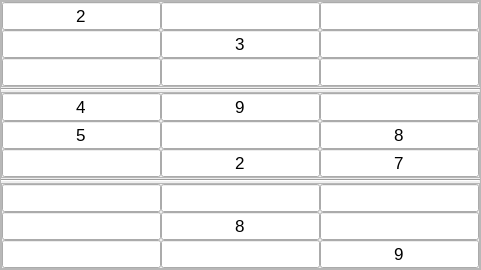
           <widget class="QFrame" name="middleRect">
            <property name="sizePolicy">
             <sizepolicy hsizetype="Preferred" vsizetype="Preferred">
              <horstretch>1</horstretch>
              <verstretch>0</verstretch>
             </sizepolicy>
            </property>
            <property name="minimumSize">
             <size>
              <width>140</width>
              <height>0</height>
             </size>
            </property>
            <property name="frameShape">
             <enum>QFrame::Shape::StyledPanel</enum>
            </property>
            <property name="frameShadow">
             <enum>QFrame::Shadow::Raised</enum>
            </property>
            <layout class="QVBoxLayout" name="verticalLayout_2">
             <property name="spacing">
              <number>1</number>
             </property>
             <property name="leftMargin">
              <number>0</number>
             </property>
             <property name="topMargin">
              <number>0</number>
             </property>
             <property name="rightMargin">
              <number>0</number>
             </property>
             <property name="bottomMargin">
              <number>0</number>
             </property>
             <item>
              <widget class="QFrame" name="boxB">
               <property name="frameShape">
                <enum>QFrame::Shape::StyledPanel</enum>
               </property>
               <property name="frameShadow">
                <enum>QFrame::Shadow::Raised</enum>
               </property>
               <layout class="QGridLayout" name="gridLayout_2">
                <property name="leftMargin">
                 <number>0</number>
                </property>
                <property name="topMargin">
                 <number>0</number>
                </property>
                <property name="rightMargin">
                 <number>0</number>
                </property>
                <property name="bottomMargin">
                 <number>0</number>
                </property>
                <property name="spacing">
                 <number>0</number>
                </property>
                <item row="0" column="0">
                 <widget class="QLineEdit" name="_03">
                  <property name="sizePolicy">
                   <sizepolicy hsizetype="Preferred" vsizetype="Preferred">
                    <horstretch>0</horstretch>
                    <verstretch>0</verstretch>
                   </sizepolicy>
                  </property>
                  <property name="font">
                   <font>
                    <pointsize>13</pointsize>
                   </font>
                  </property>
                  <property name="cursor">
                   <cursorShape>ArrowCursor</cursorShape>
                  </property>
                  <property name="text">
                   <string>2</string>
                  </property>
                  <property name="alignment">
                   <set>Qt::AlignmentFlag::AlignCenter</set>
                  </property>
                 </widget>
                </item>
                <item row="0" column="1">
                 <widget class="QLineEdit" name="_04">
                  <property name="sizePolicy">
                   <sizepolicy hsizetype="Preferred" vsizetype="Preferred">
                    <horstretch>0</horstretch>
                    <verstretch>0</verstretch>
                   </sizepolicy>
                  </property>
                  <property name="font">
                   <font>
                    <pointsize>13</pointsize>
                   </font>
                  </property>
                  <property name="cursor">
                   <cursorShape>ArrowCursor</cursorShape>
                  </property>
                  <property name="text">
                   <string/>
                  </property>
                  <property name="alignment">
                   <set>Qt::AlignmentFlag::AlignCenter</set>
                  </property>
                 </widget>
                </item>
                <item row="0" column="2">
                 <widget class="QLineEdit" name="_05">
                  <property name="sizePolicy">
                   <sizepolicy hsizetype="Preferred" vsizetype="Preferred">
                    <horstretch>0</horstretch>
                    <verstretch>0</verstretch>
                   </sizepolicy>
                  </property>
                  <property name="font">
                   <font>
                    <pointsize>13</pointsize>
                   </font>
                  </property>
                  <property name="cursor">
                   <cursorShape>ArrowCursor</cursorShape>
                  </property>
                  <property name="text">
                   <string/>
                  </property>
                  <property name="alignment">
                   <set>Qt::AlignmentFlag::AlignCenter</set>
                  </property>
                 </widget>
                </item>
                <item row="1" column="0">
                 <widget class="QLineEdit" name="_13">
                  <property name="sizePolicy">
                   <sizepolicy hsizetype="Preferred" vsizetype="Preferred">
                    <horstretch>0</horstretch>
                    <verstretch>0</verstretch>
                   </sizepolicy>
                  </property>
                  <property name="font">
                   <font>
                    <pointsize>13</pointsize>
                   </font>
                  </property>
                  <property name="cursor">
                   <cursorShape>ArrowCursor</cursorShape>
                  </property>
                  <property name="text">
                   <string/>
                  </property>
                  <property name="alignment">
                   <set>Qt::AlignmentFlag::AlignCenter</set>
                  </property>
                 </widget>
                </item>
                <item row="1" column="1">
                 <widget class="QLineEdit" name="_14">
                  <property name="sizePolicy">
                   <sizepolicy hsizetype="Preferred" vsizetype="Preferred">
                    <horstretch>0</horstretch>
                    <verstretch>0</verstretch>
                   </sizepolicy>
                  </property>
                  <property name="font">
                   <font>
                    <pointsize>13</pointsize>
                   </font>
                  </property>
                  <property name="cursor">
                   <cursorShape>ArrowCursor</cursorShape>
                  </property>
                  <property name="text">
                   <string>3</string>
                  </property>
                  <property name="alignment">
                   <set>Qt::AlignmentFlag::AlignCenter</set>
                  </property>
                 </widget>
                </item>
                <item row="1" column="2">
                 <widget class="QLineEdit" name="_15">
                  <property name="sizePolicy">
                   <sizepolicy hsizetype="Preferred" vsizetype="Preferred">
                    <horstretch>0</horstretch>
                    <verstretch>0</verstretch>
                   </sizepolicy>
                  </property>
                  <property name="font">
                   <font>
                    <pointsize>13</pointsize>
                   </font>
                  </property>
                  <property name="cursor">
                   <cursorShape>ArrowCursor</cursorShape>
                  </property>
                  <property name="text">
                   <string/>
                  </property>
                  <property name="alignment">
                   <set>Qt::AlignmentFlag::AlignCenter</set>
                  </property>
                 </widget>
                </item>
                <item row="2" column="0">
                 <widget class="QLineEdit" name="_23">
                  <property name="sizePolicy">
                   <sizepolicy hsizetype="Preferred" vsizetype="Preferred">
                    <horstretch>0</horstretch>
                    <verstretch>0</verstretch>
                   </sizepolicy>
                  </property>
                  <property name="font">
                   <font>
                    <pointsize>13</pointsize>
                   </font>
                  </property>
                  <property name="cursor">
                   <cursorShape>ArrowCursor</cursorShape>
                  </property>
                  <property name="text">
                   <string/>
                  </property>
                  <property name="alignment">
                   <set>Qt::AlignmentFlag::AlignCenter</set>
                  </property>
                 </widget>
                </item>
                <item row="2" column="1">
                 <widget class="QLineEdit" name="_24">
                  <property name="sizePolicy">
                   <sizepolicy hsizetype="Preferred" vsizetype="Preferred">
                    <horstretch>0</horstretch>
                    <verstretch>0</verstretch>
                   </sizepolicy>
                  </property>
                  <property name="font">
                   <font>
                    <pointsize>13</pointsize>
                   </font>
                  </property>
                  <property name="cursor">
                   <cursorShape>ArrowCursor</cursorShape>
                  </property>
                  <property name="text">
                   <string/>
                  </property>
                  <property name="alignment">
                   <set>Qt::AlignmentFlag::AlignCenter</set>
                  </property>
                 </widget>
                </item>
                <item row="2" column="2">
                 <widget class="QLineEdit" name="_25">
                  <property name="sizePolicy">
                   <sizepolicy hsizetype="Preferred" vsizetype="Preferred">
                    <horstretch>0</horstretch>
                    <verstretch>0</verstretch>
                   </sizepolicy>
                  </property>
                  <property name="font">
                   <font>
                    <pointsize>13</pointsize>
                   </font>
                  </property>
                  <property name="cursor">
                   <cursorShape>ArrowCursor</cursorShape>
                  </property>
                  <property name="text">
                   <string/>
                  </property>
                  <property name="alignment">
                   <set>Qt::AlignmentFlag::AlignCenter</set>
                  </property>
                 </widget>
                </item>
               </layout>
              </widget>
             </item>
             <item>
              <widget class="Line" name="line_3">
               <property name="sizePolicy">
                <sizepolicy hsizetype="MinimumExpanding" vsizetype="Fixed">
                 <horstretch>0</horstretch>
                 <verstretch>0</verstretch>
                </sizepolicy>
               </property>
               <property name="orientation">
                <enum>Qt::Orientation::Horizontal</enum>
               </property>
              </widget>
             </item>
             <item>
              <widget class="QFrame" name="boxE">
               <property name="frameShape">
                <enum>QFrame::Shape::StyledPanel</enum>
               </property>
               <property name="frameShadow">
                <enum>QFrame::Shadow::Raised</enum>
               </property>
               <layout class="QGridLayout" name="gridLayout_5">
                <property name="leftMargin">
                 <number>0</number>
                </property>
                <property name="topMargin">
                 <number>0</number>
                </property>
                <property name="rightMargin">
                 <number>0</number>
                </property>
                <property name="bottomMargin">
                 <number>0</number>
                </property>
                <property name="spacing">
                 <number>0</number>
                </property>
                <item row="0" column="0">
                 <widget class="QLineEdit" name="_33">
                  <property name="sizePolicy">
                   <sizepolicy hsizetype="Preferred" vsizetype="Preferred">
                    <horstretch>0</horstretch>
                    <verstretch>0</verstretch>
                   </sizepolicy>
                  </property>
                  <property name="font">
                   <font>
                    <pointsize>13</pointsize>
                   </font>
                  </property>
                  <property name="cursor">
                   <cursorShape>ArrowCursor</cursorShape>
                  </property>
                  <property name="text">
                   <string>4</string>
                  </property>
                  <property name="alignment">
                   <set>Qt::AlignmentFlag::AlignCenter</set>
                  </property>
                 </widget>
                </item>
                <item row="0" column="1">
                 <widget class="QLineEdit" name="_34">
                  <property name="sizePolicy">
                   <sizepolicy hsizetype="Preferred" vsizetype="Preferred">
                    <horstretch>0</horstretch>
                    <verstretch>0</verstretch>
                   </sizepolicy>
                  </property>
                  <property name="font">
                   <font>
                    <pointsize>13</pointsize>
                   </font>
                  </property>
                  <property name="cursor">
                   <cursorShape>ArrowCursor</cursorShape>
                  </property>
                  <property name="text">
                   <string>9</string>
                  </property>
                  <property name="alignment">
                   <set>Qt::AlignmentFlag::AlignCenter</set>
                  </property>
                 </widget>
                </item>
                <item row="0" column="2">
                 <widget class="QLineEdit" name="_35">
                  <property name="sizePolicy">
                   <sizepolicy hsizetype="Preferred" vsizetype="Preferred">
                    <horstretch>0</horstretch>
                    <verstretch>0</verstretch>
                   </sizepolicy>
                  </property>
                  <property name="font">
                   <font>
                    <pointsize>13</pointsize>
                   </font>
                  </property>
                  <property name="cursor">
                   <cursorShape>ArrowCursor</cursorShape>
                  </property>
                  <property name="text">
                   <string/>
                  </property>
                  <property name="alignment">
                   <set>Qt::AlignmentFlag::AlignCenter</set>
                  </property>
                 </widget>
                </item>
                <item row="1" column="0">
                 <widget class="QLineEdit" name="_43">
                  <property name="sizePolicy">
                   <sizepolicy hsizetype="Preferred" vsizetype="Preferred">
                    <horstretch>0</horstretch>
                    <verstretch>0</verstretch>
                   </sizepolicy>
                  </property>
                  <property name="font">
                   <font>
                    <pointsize>13</pointsize>
                   </font>
                  </property>
                  <property name="cursor">
                   <cursorShape>ArrowCursor</cursorShape>
                  </property>
                  <property name="text">
                   <string>5</string>
                  </property>
                  <property name="alignment">
                   <set>Qt::AlignmentFlag::AlignCenter</set>
                  </property>
                 </widget>
                </item>
                <item row="1" column="1">
                 <widget class="QLineEdit" name="_44">
                  <property name="sizePolicy">
                   <sizepolicy hsizetype="Preferred" vsizetype="Preferred">
                    <horstretch>0</horstretch>
                    <verstretch>0</verstretch>
                   </sizepolicy>
                  </property>
                  <property name="font">
                   <font>
                    <pointsize>13</pointsize>
                   </font>
                  </property>
                  <property name="cursor">
                   <cursorShape>ArrowCursor</cursorShape>
                  </property>
                  <property name="text">
                   <string/>
                  </property>
                  <property name="alignment">
                   <set>Qt::AlignmentFlag::AlignCenter</set>
                  </property>
                 </widget>
                </item>
                <item row="1" column="2">
                 <widget class="QLineEdit" name="_45">
                  <property name="sizePolicy">
                   <sizepolicy hsizetype="Preferred" vsizetype="Preferred">
                    <horstretch>0</horstretch>
                    <verstretch>0</verstretch>
                   </sizepolicy>
                  </property>
                  <property name="font">
                   <font>
                    <pointsize>13</pointsize>
                   </font>
                  </property>
                  <property name="cursor">
                   <cursorShape>ArrowCursor</cursorShape>
                  </property>
                  <property name="text">
                   <string>8</string>
                  </property>
                  <property name="alignment">
                   <set>Qt::AlignmentFlag::AlignCenter</set>
                  </property>
                 </widget>
                </item>
                <item row="2" column="0">
                 <widget class="QLineEdit" name="_53">
                  <property name="sizePolicy">
                   <sizepolicy hsizetype="Preferred" vsizetype="Preferred">
                    <horstretch>0</horstretch>
                    <verstretch>0</verstretch>
                   </sizepolicy>
                  </property>
                  <property name="font">
                   <font>
                    <pointsize>13</pointsize>
                   </font>
                  </property>
                  <property name="cursor">
                   <cursorShape>ArrowCursor</cursorShape>
                  </property>
                  <property name="text">
                   <string/>
                  </property>
                  <property name="alignment">
                   <set>Qt::AlignmentFlag::AlignCenter</set>
                  </property>
                 </widget>
                </item>
                <item row="2" column="1">
                 <widget class="QLineEdit" name="_54">
                  <property name="sizePolicy">
                   <sizepolicy hsizetype="Preferred" vsizetype="Preferred">
                    <horstretch>0</horstretch>
                    <verstretch>0</verstretch>
                   </sizepolicy>
                  </property>
                  <property name="font">
                   <font>
                    <pointsize>13</pointsize>
                   </font>
                  </property>
                  <property name="cursor">
                   <cursorShape>ArrowCursor</cursorShape>
                  </property>
                  <property name="text">
                   <string>2</string>
                  </property>
                  <property name="alignment">
                   <set>Qt::AlignmentFlag::AlignCenter</set>
                  </property>
                 </widget>
                </item>
                <item row="2" column="2">
                 <widget class="QLineEdit" name="_55">
                  <property name="sizePolicy">
                   <sizepolicy hsizetype="Preferred" vsizetype="Preferred">
                    <horstretch>0</horstretch>
                    <verstretch>0</verstretch>
                   </sizepolicy>
                  </property>
                  <property name="font">
                   <font>
                    <pointsize>13</pointsize>
                   </font>
                  </property>
                  <property name="cursor">
                   <cursorShape>ArrowCursor</cursorShape>
                  </property>
                  <property name="text">
                   <string>7</string>
                  </property>
                  <property name="alignment">
                   <set>Qt::AlignmentFlag::AlignCenter</set>
                  </property>
                 </widget>
                </item>
               </layout>
              </widget>
             </item>
             <item>
              <widget class="Line" name="line_4">
               <property name="sizePolicy">
                <sizepolicy hsizetype="Expanding" vsizetype="Fixed">
                 <horstretch>0</horstretch>
                 <verstretch>0</verstretch>
                </sizepolicy>
               </property>
               <property name="orientation">
                <enum>Qt::Orientation::Horizontal</enum>
               </property>
              </widget>
             </item>
             <item>
              <widget class="QFrame" name="boxH">
               <property name="frameShape">
                <enum>QFrame::Shape::StyledPanel</enum>
               </property>
               <property name="frameShadow">
                <enum>QFrame::Shadow::Raised</enum>
               </property>
               <layout class="QGridLayout" name="gridLayout_8">
                <property name="leftMargin">
                 <number>0</number>
                </property>
                <property name="topMargin">
                 <number>0</number>
                </property>
                <property name="rightMargin">
                 <number>0</number>
                </property>
                <property name="bottomMargin">
                 <number>0</number>
                </property>
                <property name="spacing">
                 <number>0</number>
                </property>
                <item row="0" column="0">
                 <widget class="QLineEdit" name="_63">
                  <property name="sizePolicy">
                   <sizepolicy hsizetype="Preferred" vsizetype="Preferred">
                    <horstretch>0</horstretch>
                    <verstretch>0</verstretch>
                   </sizepolicy>
                  </property>
                  <property name="font">
                   <font>
                    <pointsize>13</pointsize>
                   </font>
                  </property>
                  <property name="cursor">
                   <cursorShape>ArrowCursor</cursorShape>
                  </property>
                  <property name="text">
                   <string/>
                  </property>
                  <property name="alignment">
                   <set>Qt::AlignmentFlag::AlignCenter</set>
                  </property>
                 </widget>
                </item>
                <item row="0" column="1">
                 <widget class="QLineEdit" name="_64">
                  <property name="sizePolicy">
                   <sizepolicy hsizetype="Preferred" vsizetype="Preferred">
                    <horstretch>0</horstretch>
                    <verstretch>0</verstretch>
                   </sizepolicy>
                  </property>
                  <property name="font">
                   <font>
                    <pointsize>13</pointsize>
                   </font>
                  </property>
                  <property name="cursor">
                   <cursorShape>ArrowCursor</cursorShape>
                  </property>
                  <property name="text">
                   <string/>
                  </property>
                  <property name="alignment">
                   <set>Qt::AlignmentFlag::AlignCenter</set>
                  </property>
                 </widget>
                </item>
                <item row="0" column="2">
                 <widget class="QLineEdit" name="_65">
                  <property name="sizePolicy">
                   <sizepolicy hsizetype="Preferred" vsizetype="Preferred">
                    <horstretch>0</horstretch>
                    <verstretch>0</verstretch>
                   </sizepolicy>
                  </property>
                  <property name="font">
                   <font>
                    <pointsize>13</pointsize>
                   </font>
                  </property>
                  <property name="cursor">
                   <cursorShape>ArrowCursor</cursorShape>
                  </property>
                  <property name="text">
                   <string/>
                  </property>
                  <property name="alignment">
                   <set>Qt::AlignmentFlag::AlignCenter</set>
                  </property>
                 </widget>
                </item>
                <item row="1" column="0">
                 <widget class="QLineEdit" name="_73">
                  <property name="sizePolicy">
                   <sizepolicy hsizetype="Preferred" vsizetype="Preferred">
                    <horstretch>0</horstretch>
                    <verstretch>0</verstretch>
                   </sizepolicy>
                  </property>
                  <property name="font">
                   <font>
                    <pointsize>13</pointsize>
                   </font>
                  </property>
                  <property name="cursor">
                   <cursorShape>ArrowCursor</cursorShape>
                  </property>
                  <property name="text">
                   <string/>
                  </property>
                  <property name="alignment">
                   <set>Qt::AlignmentFlag::AlignCenter</set>
                  </property>
                 </widget>
                </item>
                <item row="1" column="1">
                 <widget class="QLineEdit" name="_74">
                  <property name="sizePolicy">
                   <sizepolicy hsizetype="Preferred" vsizetype="Preferred">
                    <horstretch>0</horstretch>
                    <verstretch>0</verstretch>
                   </sizepolicy>
                  </property>
                  <property name="font">
                   <font>
                    <pointsize>13</pointsize>
                   </font>
                  </property>
                  <property name="cursor">
                   <cursorShape>ArrowCursor</cursorShape>
                  </property>
                  <property name="text">
                   <string>8</string>
                  </property>
                  <property name="alignment">
                   <set>Qt::AlignmentFlag::AlignCenter</set>
                  </property>
                 </widget>
                </item>
                <item row="1" column="2">
                 <widget class="QLineEdit" name="_75">
                  <property name="sizePolicy">
                   <sizepolicy hsizetype="Preferred" vsizetype="Preferred">
                    <horstretch>0</horstretch>
                    <verstretch>0</verstretch>
                   </sizepolicy>
                  </property>
                  <property name="font">
                   <font>
                    <pointsize>13</pointsize>
                   </font>
                  </property>
                  <property name="cursor">
                   <cursorShape>ArrowCursor</cursorShape>
                  </property>
                  <property name="text">
                   <string/>
                  </property>
                  <property name="alignment">
                   <set>Qt::AlignmentFlag::AlignCenter</set>
                  </property>
                 </widget>
                </item>
                <item row="2" column="0">
                 <widget class="QLineEdit" name="_83">
                  <property name="sizePolicy">
                   <sizepolicy hsizetype="Preferred" vsizetype="Preferred">
                    <horstretch>0</horstretch>
                    <verstretch>0</verstretch>
                   </sizepolicy>
                  </property>
                  <property name="font">
                   <font>
                    <pointsize>13</pointsize>
                   </font>
                  </property>
                  <property name="cursor">
                   <cursorShape>ArrowCursor</cursorShape>
                  </property>
                  <property name="text">
                   <string/>
                  </property>
                  <property name="alignment">
                   <set>Qt::AlignmentFlag::AlignCenter</set>
                  </property>
                 </widget>
                </item>
                <item row="2" column="1">
                 <widget class="QLineEdit" name="_84">
                  <property name="sizePolicy">
                   <sizepolicy hsizetype="Preferred" vsizetype="Preferred">
                    <horstretch>0</horstretch>
                    <verstretch>0</verstretch>
                   </sizepolicy>
                  </property>
                  <property name="font">
                   <font>
                    <pointsize>13</pointsize>
                   </font>
                  </property>
                  <property name="cursor">
                   <cursorShape>ArrowCursor</cursorShape>
                  </property>
                  <property name="text">
                   <string/>
                  </property>
                  <property name="alignment">
                   <set>Qt::AlignmentFlag::AlignCenter</set>
                  </property>
                 </widget>
                </item>
                <item row="2" column="2">
                 <widget class="QLineEdit" name="_85">
                  <property name="sizePolicy">
                   <sizepolicy hsizetype="Preferred" vsizetype="Preferred">
                    <horstretch>0</horstretch>
                    <verstretch>0</verstretch>
                   </sizepolicy>
                  </property>
                  <property name="font">
                   <font>
                    <pointsize>13</pointsize>
                   </font>
                  </property>
                  <property name="cursor">
                   <cursorShape>ArrowCursor</cursorShape>
                  </property>
                  <property name="text">
                   <string>9</string>
                  </property>
                  <property name="alignment">
                   <set>Qt::AlignmentFlag::AlignCenter</set>
                  </property>
                 </widget>
                </item>
               </layout>
              </widget>
             </item>
            </layout>
           </widget>
